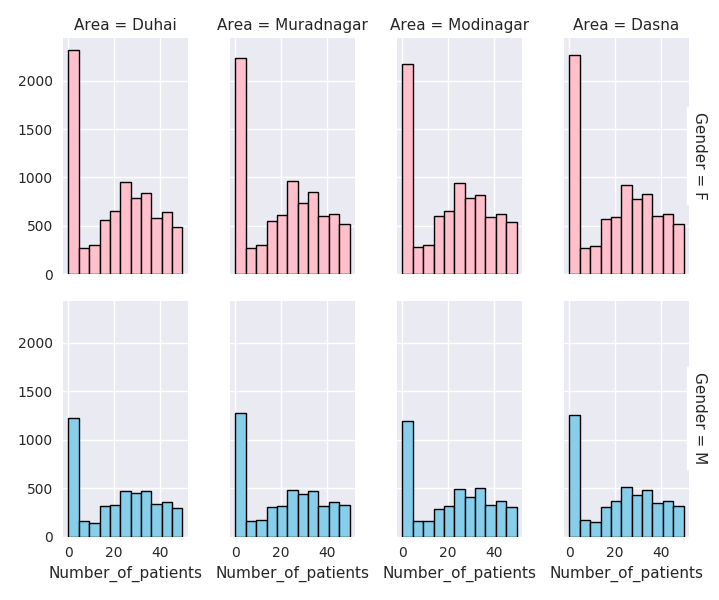

The Python source for this figure:
import numpy as np
import seaborn as sns
import matplotlib.pyplot as plt
import pandas as pd
sns.set(style="darkgrid")
d={'color' :['pink','skyblue']}
df=pd.read_csv("new_data.csv")
g = sns.FacetGrid(df, row="Gender", col="Area", margin_titles=True,hue_kws=d, hue='Gender',aspect=0.6)
binn=np.linspace(0,50,12)
g.map(plt.hist, "Number_of_patients", bins=binn, lw=1, ec="Black")
plt.show()
